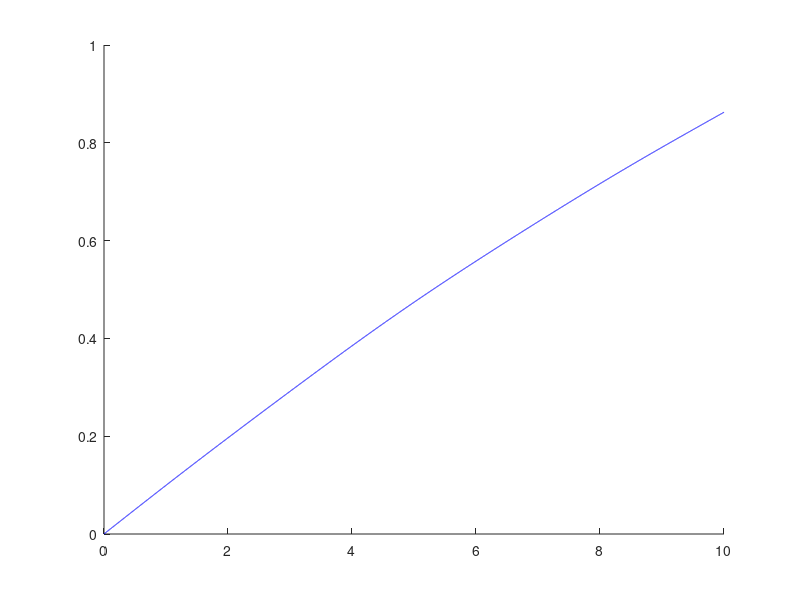

This chart was generated by the following MATLAB code: (Note: this script raises an error after producing the figure.)
A = load("q_part_record.txt"); % Contiene la solución con cuaternios, y suma simple
B = load("q.txt"); % Contiene la solución utilizando el programa hecho en Python
t = 0:0.001:9.999 ;
t2 = 0:0.005:10 ; 
figure(1) ; 
hold on ; 
plot(t, A(:, 8), 'b') ;  
%plot(t2, B(:, 11), 'g--') ;  
plot(q_part(:, 1), q_part(:,2), 'r') ; 

figure(2) ; 
hold on ; 
plot(t, A(:, 9), 'b') ; 
%plot(t2, B(:, 12), 'g--') ; 
plot(q_part(:, 1), q_part(:, 3), 'r') ; 

figure(3) ; 
hold on ; 
plot(t, A(:, 10), 'b'); 
%plot(t2, B(:, 13), 'g--') ; 
plot(q_part(:, 1), q_part(:, 4), 'r') ; 

